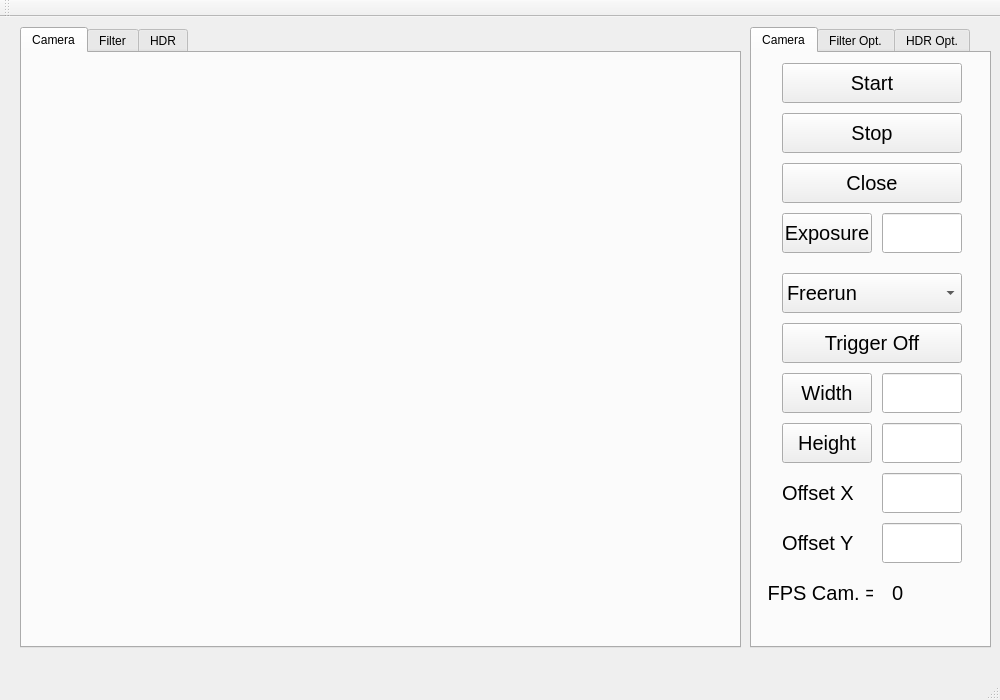
<?xml version="1.0" encoding="UTF-8"?>
<ui version="4.0">
 <class>MainWindow</class>
 <widget class="QMainWindow" name="MainWindow">
  <property name="geometry">
   <rect>
    <x>0</x>
    <y>0</y>
    <width>1000</width>
    <height>700</height>
   </rect>
  </property>
  <property name="minimumSize">
   <size>
    <width>1000</width>
    <height>700</height>
   </size>
  </property>
  <property name="maximumSize">
   <size>
    <width>1000</width>
    <height>700</height>
   </size>
  </property>
  <property name="windowTitle">
   <string>CameraView</string>
  </property>
  <widget class="QWidget" name="centralWidget">
   <widget class="QTabWidget" name="tab_images">
    <property name="geometry">
     <rect>
      <x>20</x>
      <y>10</y>
      <width>721</width>
      <height>621</height>
     </rect>
    </property>
    <property name="currentIndex">
     <number>0</number>
    </property>
    <widget class="QWidget" name="camera">
     <attribute name="title">
      <string>Camera</string>
     </attribute>
     <widget class="QLabel" name="lbl_camera_img">
      <property name="geometry">
       <rect>
        <x>20</x>
        <y>10</y>
        <width>680</width>
        <height>560</height>
       </rect>
      </property>
      <property name="text">
       <string/>
      </property>
     </widget>
    </widget>
    <widget class="QWidget" name="calculate">
     <attribute name="title">
      <string>Filter</string>
     </attribute>
     <widget class="QLabel" name="lbl_calculate_img">
      <property name="geometry">
       <rect>
        <x>20</x>
        <y>10</y>
        <width>680</width>
        <height>560</height>
       </rect>
      </property>
      <property name="text">
       <string/>
      </property>
     </widget>
    </widget>
    <widget class="QWidget" name="HDR">
     <attribute name="title">
      <string>HDR</string>
     </attribute>
     <widget class="QLabel" name="lbl_hdr_img">
      <property name="geometry">
       <rect>
        <x>20</x>
        <y>10</y>
        <width>680</width>
        <height>560</height>
       </rect>
      </property>
      <property name="text">
       <string/>
      </property>
     </widget>
    </widget>
   </widget>
   <widget class="QTabWidget" name="tabWidget">
    <property name="geometry">
     <rect>
      <x>750</x>
      <y>10</y>
      <width>241</width>
      <height>621</height>
     </rect>
    </property>
    <property name="currentIndex">
     <number>0</number>
    </property>
    <widget class="QWidget" name="tab_camera">
     <attribute name="title">
      <string>Camera</string>
     </attribute>
     <widget class="QPushButton" name="btn_trigger">
      <property name="geometry">
       <rect>
        <x>30</x>
        <y>270</y>
        <width>180</width>
        <height>40</height>
       </rect>
      </property>
      <property name="font">
       <font>
        <pointsize>15</pointsize>
       </font>
      </property>
      <property name="text">
       <string>Trigger Off</string>
      </property>
     </widget>
     <widget class="QPushButton" name="btn_close">
      <property name="geometry">
       <rect>
        <x>30</x>
        <y>110</y>
        <width>180</width>
        <height>40</height>
       </rect>
      </property>
      <property name="font">
       <font>
        <pointsize>15</pointsize>
       </font>
      </property>
      <property name="text">
       <string>Close</string>
      </property>
     </widget>
     <widget class="QLineEdit" name="lbl_height">
      <property name="geometry">
       <rect>
        <x>130</x>
        <y>370</y>
        <width>80</width>
        <height>40</height>
       </rect>
      </property>
      <property name="font">
       <font>
        <pointsize>15</pointsize>
       </font>
      </property>
      <property name="text">
       <string/>
      </property>
     </widget>
     <widget class="QPushButton" name="btn_stop">
      <property name="geometry">
       <rect>
        <x>30</x>
        <y>60</y>
        <width>180</width>
        <height>40</height>
       </rect>
      </property>
      <property name="font">
       <font>
        <pointsize>15</pointsize>
       </font>
      </property>
      <property name="text">
       <string>Stop</string>
      </property>
     </widget>
     <widget class="QPushButton" name="btn_start">
      <property name="geometry">
       <rect>
        <x>30</x>
        <y>10</y>
        <width>180</width>
        <height>40</height>
       </rect>
      </property>
      <property name="font">
       <font>
        <pointsize>15</pointsize>
       </font>
      </property>
      <property name="text">
       <string>Start</string>
      </property>
     </widget>
     <widget class="QComboBox" name="comb_trigger_mode">
      <property name="geometry">
       <rect>
        <x>30</x>
        <y>220</y>
        <width>180</width>
        <height>40</height>
       </rect>
      </property>
      <property name="font">
       <font>
        <pointsize>15</pointsize>
       </font>
      </property>
      <property name="layoutDirection">
       <enum>Qt::LeftToRight</enum>
      </property>
      <item>
       <property name="text">
        <string>Freerun</string>
       </property>
      </item>
      <item>
       <property name="text">
        <string>Line1</string>
       </property>
      </item>
     </widget>
     <widget class="QLineEdit" name="lbl_width">
      <property name="geometry">
       <rect>
        <x>130</x>
        <y>320</y>
        <width>80</width>
        <height>40</height>
       </rect>
      </property>
      <property name="font">
       <font>
        <pointsize>15</pointsize>
       </font>
      </property>
      <property name="text">
       <string/>
      </property>
     </widget>
     <widget class="QLineEdit" name="lbl_exposure">
      <property name="geometry">
       <rect>
        <x>130</x>
        <y>160</y>
        <width>80</width>
        <height>40</height>
       </rect>
      </property>
      <property name="font">
       <font>
        <pointsize>15</pointsize>
       </font>
      </property>
      <property name="text">
       <string/>
      </property>
     </widget>
     <widget class="QLabel" name="lbl_fps_camera">
      <property name="geometry">
       <rect>
        <x>140</x>
        <y>520</y>
        <width>81</width>
        <height>40</height>
       </rect>
      </property>
      <property name="font">
       <font>
        <pointsize>15</pointsize>
       </font>
      </property>
      <property name="text">
       <string>0</string>
      </property>
     </widget>
     <widget class="QLabel" name="const_lbl_fps_camera">
      <property name="geometry">
       <rect>
        <x>10</x>
        <y>520</y>
        <width>111</width>
        <height>40</height>
       </rect>
      </property>
      <property name="font">
       <font>
        <pointsize>15</pointsize>
       </font>
      </property>
      <property name="text">
       <string> FPS Cam. = </string>
      </property>
     </widget>
     <widget class="QLineEdit" name="lbl_offset_y">
      <property name="geometry">
       <rect>
        <x>130</x>
        <y>470</y>
        <width>80</width>
        <height>40</height>
       </rect>
      </property>
      <property name="font">
       <font>
        <pointsize>15</pointsize>
       </font>
      </property>
      <property name="text">
       <string/>
      </property>
     </widget>
     <widget class="QLineEdit" name="lbl_offset_x">
      <property name="geometry">
       <rect>
        <x>130</x>
        <y>420</y>
        <width>80</width>
        <height>40</height>
       </rect>
      </property>
      <property name="font">
       <font>
        <pointsize>15</pointsize>
       </font>
      </property>
      <property name="text">
       <string/>
      </property>
     </widget>
     <widget class="QPushButton" name="btn_exposure">
      <property name="geometry">
       <rect>
        <x>30</x>
        <y>160</y>
        <width>90</width>
        <height>40</height>
       </rect>
      </property>
      <property name="font">
       <font>
        <pointsize>15</pointsize>
       </font>
      </property>
      <property name="text">
       <string>Exposure</string>
      </property>
     </widget>
     <widget class="QLabel" name="const_offset_y">
      <property name="geometry">
       <rect>
        <x>30</x>
        <y>470</y>
        <width>81</width>
        <height>40</height>
       </rect>
      </property>
      <property name="font">
       <font>
        <pointsize>15</pointsize>
       </font>
      </property>
      <property name="text">
       <string>Offset Y</string>
      </property>
     </widget>
     <widget class="QPushButton" name="btn_width">
      <property name="geometry">
       <rect>
        <x>30</x>
        <y>320</y>
        <width>90</width>
        <height>40</height>
       </rect>
      </property>
      <property name="font">
       <font>
        <pointsize>15</pointsize>
       </font>
      </property>
      <property name="text">
       <string>Width</string>
      </property>
     </widget>
     <widget class="QPushButton" name="btn_height">
      <property name="geometry">
       <rect>
        <x>30</x>
        <y>370</y>
        <width>90</width>
        <height>40</height>
       </rect>
      </property>
      <property name="font">
       <font>
        <pointsize>15</pointsize>
       </font>
      </property>
      <property name="text">
       <string>Height</string>
      </property>
     </widget>
     <widget class="QLabel" name="const_offset_x">
      <property name="geometry">
       <rect>
        <x>30</x>
        <y>420</y>
        <width>81</width>
        <height>40</height>
       </rect>
      </property>
      <property name="font">
       <font>
        <pointsize>15</pointsize>
       </font>
      </property>
      <property name="text">
       <string>Offset X</string>
      </property>
     </widget>
    </widget>
    <widget class="QWidget" name="tab_convol">
     <attribute name="title">
      <string>Filter Opt.</string>
     </attribute>
     <widget class="QLabel" name="lbl_fps_filter">
      <property name="geometry">
       <rect>
        <x>140</x>
        <y>110</y>
        <width>81</width>
        <height>40</height>
       </rect>
      </property>
      <property name="font">
       <font>
        <pointsize>15</pointsize>
       </font>
      </property>
      <property name="text">
       <string>0</string>
      </property>
     </widget>
     <widget class="QLabel" name="const_lbl_fps_filter">
      <property name="geometry">
       <rect>
        <x>10</x>
        <y>110</y>
        <width>111</width>
        <height>40</height>
       </rect>
      </property>
      <property name="font">
       <font>
        <pointsize>15</pointsize>
       </font>
      </property>
      <property name="text">
       <string> FPS Conv. = </string>
      </property>
     </widget>
     <widget class="QPushButton" name="btn_start_filter">
      <property name="geometry">
       <rect>
        <x>30</x>
        <y>10</y>
        <width>180</width>
        <height>40</height>
       </rect>
      </property>
      <property name="font">
       <font>
        <pointsize>15</pointsize>
       </font>
      </property>
      <property name="text">
       <string>Start</string>
      </property>
     </widget>
     <widget class="QPushButton" name="btn_stop_filter">
      <property name="geometry">
       <rect>
        <x>30</x>
        <y>60</y>
        <width>180</width>
        <height>40</height>
       </rect>
      </property>
      <property name="font">
       <font>
        <pointsize>15</pointsize>
       </font>
      </property>
      <property name="text">
       <string>Stop</string>
      </property>
     </widget>
    </widget>
    <widget class="QWidget" name="tab_hdr">
     <attribute name="title">
      <string>HDR Opt.</string>
     </attribute>
     <widget class="QPushButton" name="btn_save_img">
      <property name="geometry">
       <rect>
        <x>30</x>
        <y>210</y>
        <width>180</width>
        <height>40</height>
       </rect>
      </property>
      <property name="font">
       <font>
        <pointsize>15</pointsize>
       </font>
      </property>
      <property name="text">
       <string>Save Img.</string>
      </property>
     </widget>
     <widget class="QLineEdit" name="lbl_exposure_start">
      <property name="geometry">
       <rect>
        <x>130</x>
        <y>10</y>
        <width>80</width>
        <height>40</height>
       </rect>
      </property>
      <property name="font">
       <font>
        <pointsize>15</pointsize>
       </font>
      </property>
      <property name="text">
       <string/>
      </property>
     </widget>
     <widget class="QLineEdit" name="lbl_exposure_step">
      <property name="geometry">
       <rect>
        <x>130</x>
        <y>60</y>
        <width>80</width>
        <height>40</height>
       </rect>
      </property>
      <property name="font">
       <font>
        <pointsize>15</pointsize>
       </font>
      </property>
      <property name="text">
       <string/>
      </property>
     </widget>
     <widget class="QLineEdit" name="lbl_quantity_img">
      <property name="geometry">
       <rect>
        <x>130</x>
        <y>110</y>
        <width>80</width>
        <height>40</height>
       </rect>
      </property>
      <property name="font">
       <font>
        <pointsize>15</pointsize>
       </font>
      </property>
      <property name="text">
       <string/>
      </property>
     </widget>
     <widget class="QLabel" name="const_lbl_start_exp">
      <property name="geometry">
       <rect>
        <x>30</x>
        <y>10</y>
        <width>91</width>
        <height>40</height>
       </rect>
      </property>
      <property name="font">
       <font>
        <pointsize>15</pointsize>
       </font>
      </property>
      <property name="text">
       <string>Start Exp.</string>
      </property>
     </widget>
     <widget class="QLabel" name="const_lbl_step_exp">
      <property name="geometry">
       <rect>
        <x>30</x>
        <y>60</y>
        <width>91</width>
        <height>40</height>
       </rect>
      </property>
      <property name="font">
       <font>
        <pointsize>15</pointsize>
       </font>
      </property>
      <property name="text">
       <string>Stept Exp.</string>
      </property>
     </widget>
     <widget class="QLabel" name="const_lbl_quantity">
      <property name="geometry">
       <rect>
        <x>30</x>
        <y>110</y>
        <width>91</width>
        <height>40</height>
       </rect>
      </property>
      <property name="font">
       <font>
        <pointsize>15</pointsize>
        <weight>50</weight>
        <bold>false</bold>
       </font>
      </property>
      <property name="text">
       <string>Quantity</string>
      </property>
     </widget>
     <widget class="QComboBox" name="comb_method_tonemap">
      <property name="geometry">
       <rect>
        <x>30</x>
        <y>260</y>
        <width>180</width>
        <height>40</height>
       </rect>
      </property>
      <property name="font">
       <font>
        <pointsize>15</pointsize>
       </font>
      </property>
      <property name="layoutDirection">
       <enum>Qt::LeftToRight</enum>
      </property>
      <item>
       <property name="text">
        <string>Drago Tonemap</string>
       </property>
      </item>
      <item>
       <property name="text">
        <string>Reinhard Tonemap</string>
       </property>
      </item>
      <item>
       <property name="text">
        <string>Mantiuk Tonemap</string>
       </property>
      </item>
     </widget>
     <widget class="QPushButton" name="btn_calculate_hdr">
      <property name="geometry">
       <rect>
        <x>30</x>
        <y>310</y>
        <width>180</width>
        <height>40</height>
       </rect>
      </property>
      <property name="font">
       <font>
        <pointsize>15</pointsize>
       </font>
      </property>
      <property name="text">
       <string>Calculate HDR</string>
      </property>
     </widget>
     <widget class="QStackedWidget" name="tab_param_tonemap">
      <property name="geometry">
       <rect>
        <x>30</x>
        <y>350</y>
        <width>181</width>
        <height>161</height>
       </rect>
      </property>
      <property name="currentIndex">
       <number>1</number>
      </property>
      <widget class="QWidget" name="param_mantiuk">
       <widget class="QLabel" name="const_lbl_gamma_mant">
        <property name="geometry">
         <rect>
          <x>0</x>
          <y>20</y>
          <width>81</width>
          <height>21</height>
         </rect>
        </property>
        <property name="font">
         <font>
          <pointsize>10</pointsize>
          <weight>75</weight>
          <bold>true</bold>
         </font>
        </property>
        <property name="text">
         <string>Gamma</string>
        </property>
       </widget>
       <widget class="QLabel" name="const_lbl_scale_mant">
        <property name="geometry">
         <rect>
          <x>0</x>
          <y>60</y>
          <width>81</width>
          <height>21</height>
         </rect>
        </property>
        <property name="font">
         <font>
          <pointsize>10</pointsize>
          <weight>75</weight>
          <bold>true</bold>
         </font>
        </property>
        <property name="text">
         <string>Scale</string>
        </property>
       </widget>
       <widget class="QLabel" name="const_lbl_saturation_mant">
        <property name="geometry">
         <rect>
          <x>0</x>
          <y>100</y>
          <width>81</width>
          <height>21</height>
         </rect>
        </property>
        <property name="font">
         <font>
          <pointsize>10</pointsize>
          <weight>75</weight>
          <bold>true</bold>
         </font>
        </property>
        <property name="text">
         <string>Saturation</string>
        </property>
       </widget>
       <widget class="QDoubleSpinBox" name="lbl_gamma_mant">
        <property name="geometry">
         <rect>
          <x>100</x>
          <y>20</y>
          <width>81</width>
          <height>22</height>
         </rect>
        </property>
        <property name="maximum">
         <double>10.000000000000000</double>
        </property>
        <property name="singleStep">
         <double>0.010000000000000</double>
        </property>
        <property name="value">
         <double>1.000000000000000</double>
        </property>
       </widget>
       <widget class="QDoubleSpinBox" name="lbl_scale_mant">
        <property name="geometry">
         <rect>
          <x>100</x>
          <y>60</y>
          <width>81</width>
          <height>22</height>
         </rect>
        </property>
        <property name="maximum">
         <double>2.000000000000000</double>
        </property>
        <property name="singleStep">
         <double>0.010000000000000</double>
        </property>
        <property name="value">
         <double>0.700000000000000</double>
        </property>
       </widget>
       <widget class="QDoubleSpinBox" name="lbl_saturation_mant">
        <property name="geometry">
         <rect>
          <x>100</x>
          <y>100</y>
          <width>81</width>
          <height>22</height>
         </rect>
        </property>
        <property name="maximum">
         <double>10.000000000000000</double>
        </property>
        <property name="singleStep">
         <double>0.010000000000000</double>
        </property>
        <property name="value">
         <double>1.000000000000000</double>
        </property>
       </widget>
      </widget>
      <widget class="QWidget" name="param_drago">
       <widget class="QLabel" name="const_lbl_gamma_drago">
        <property name="geometry">
         <rect>
          <x>0</x>
          <y>20</y>
          <width>81</width>
          <height>21</height>
         </rect>
        </property>
        <property name="font">
         <font>
          <pointsize>10</pointsize>
          <weight>75</weight>
          <bold>true</bold>
         </font>
        </property>
        <property name="text">
         <string>Gamma</string>
        </property>
       </widget>
       <widget class="QLabel" name="const_lbl_bias_drago">
        <property name="geometry">
         <rect>
          <x>0</x>
          <y>100</y>
          <width>81</width>
          <height>21</height>
         </rect>
        </property>
        <property name="font">
         <font>
          <pointsize>10</pointsize>
          <weight>75</weight>
          <bold>true</bold>
         </font>
        </property>
        <property name="text">
         <string>Bias</string>
        </property>
       </widget>
       <widget class="QLabel" name="const_lbl_saturation_drago">
        <property name="geometry">
         <rect>
          <x>0</x>
          <y>60</y>
          <width>81</width>
          <height>21</height>
         </rect>
        </property>
        <property name="font">
         <font>
          <pointsize>10</pointsize>
          <weight>75</weight>
          <bold>true</bold>
         </font>
        </property>
        <property name="text">
         <string>Saturation</string>
        </property>
       </widget>
       <widget class="QDoubleSpinBox" name="lbl_gamma_drago">
        <property name="geometry">
         <rect>
          <x>100</x>
          <y>20</y>
          <width>81</width>
          <height>22</height>
         </rect>
        </property>
        <property name="maximum">
         <double>10.000000000000000</double>
        </property>
        <property name="singleStep">
         <double>0.010000000000000</double>
        </property>
        <property name="value">
         <double>1.000000000000000</double>
        </property>
       </widget>
       <widget class="QDoubleSpinBox" name="lbl_saturation_drago">
        <property name="geometry">
         <rect>
          <x>100</x>
          <y>60</y>
          <width>81</width>
          <height>22</height>
         </rect>
        </property>
        <property name="maximum">
         <double>10.000000000000000</double>
        </property>
        <property name="singleStep">
         <double>0.010000000000000</double>
        </property>
        <property name="value">
         <double>1.000000000000000</double>
        </property>
       </widget>
       <widget class="QDoubleSpinBox" name="lbl_bias_drago">
        <property name="geometry">
         <rect>
          <x>100</x>
          <y>100</y>
          <width>81</width>
          <height>22</height>
         </rect>
        </property>
        <property name="maximum">
         <double>1.000000000000000</double>
        </property>
        <property name="singleStep">
         <double>0.010000000000000</double>
        </property>
        <property name="value">
         <double>0.850000000000000</double>
        </property>
       </widget>
      </widget>
      <widget class="QWidget" name="param_reinhard">
       <widget class="QLabel" name="const_lbl_light_adapt_reinhard">
        <property name="geometry">
         <rect>
          <x>0</x>
          <y>100</y>
          <width>81</width>
          <height>21</height>
         </rect>
        </property>
        <property name="font">
         <font>
          <pointsize>10</pointsize>
          <weight>75</weight>
          <bold>true</bold>
         </font>
        </property>
        <property name="text">
         <string>Light adapt</string>
        </property>
       </widget>
       <widget class="QLabel" name="const_lbl_gamma_reinhard">
        <property name="geometry">
         <rect>
          <x>0</x>
          <y>20</y>
          <width>81</width>
          <height>21</height>
         </rect>
        </property>
        <property name="font">
         <font>
          <pointsize>10</pointsize>
          <weight>75</weight>
          <bold>true</bold>
         </font>
        </property>
        <property name="text">
         <string>Gamma</string>
        </property>
       </widget>
       <widget class="QLabel" name="const_lbl_intensity_reinhard">
        <property name="geometry">
         <rect>
          <x>0</x>
          <y>60</y>
          <width>81</width>
          <height>21</height>
         </rect>
        </property>
        <property name="font">
         <font>
          <pointsize>10</pointsize>
          <weight>75</weight>
          <bold>true</bold>
         </font>
        </property>
        <property name="text">
         <string>Intensity</string>
        </property>
       </widget>
       <widget class="QLabel" name="const_lbl_color_adapt_reinhard">
        <property name="geometry">
         <rect>
          <x>0</x>
          <y>140</y>
          <width>81</width>
          <height>21</height>
         </rect>
        </property>
        <property name="font">
         <font>
          <pointsize>10</pointsize>
          <weight>75</weight>
          <bold>true</bold>
         </font>
        </property>
        <property name="text">
         <string>Color adapt</string>
        </property>
       </widget>
       <widget class="QDoubleSpinBox" name="lbl_gamma_reinhard">
        <property name="geometry">
         <rect>
          <x>100</x>
          <y>20</y>
          <width>81</width>
          <height>22</height>
         </rect>
        </property>
        <property name="singleStep">
         <double>0.010000000000000</double>
        </property>
        <property name="value">
         <double>1.000000000000000</double>
        </property>
       </widget>
       <widget class="QDoubleSpinBox" name="lbl_intensity_reinhard">
        <property name="geometry">
         <rect>
          <x>100</x>
          <y>60</y>
          <width>81</width>
          <height>22</height>
         </rect>
        </property>
        <property name="minimum">
         <double>-8.000000000000000</double>
        </property>
        <property name="maximum">
         <double>8.000000000000000</double>
        </property>
        <property name="singleStep">
         <double>0.010000000000000</double>
        </property>
       </widget>
       <widget class="QDoubleSpinBox" name="lbl_light_adapt_reinhard">
        <property name="geometry">
         <rect>
          <x>100</x>
          <y>100</y>
          <width>81</width>
          <height>22</height>
         </rect>
        </property>
        <property name="maximum">
         <double>1.000000000000000</double>
        </property>
        <property name="singleStep">
         <double>0.010000000000000</double>
        </property>
        <property name="value">
         <double>1.000000000000000</double>
        </property>
       </widget>
       <widget class="QDoubleSpinBox" name="lbl_color_adapt_reinhard">
        <property name="geometry">
         <rect>
          <x>100</x>
          <y>140</y>
          <width>81</width>
          <height>22</height>
         </rect>
        </property>
        <property name="maximum">
         <double>1.000000000000000</double>
        </property>
        <property name="singleStep">
         <double>0.010000000000000</double>
        </property>
       </widget>
      </widget>
     </widget>
     <widget class="QProgressBar" name="lbl_progressBar">
      <property name="geometry">
       <rect>
        <x>30</x>
        <y>540</y>
        <width>181</width>
        <height>23</height>
       </rect>
      </property>
      <property name="value">
       <number>0</number>
      </property>
      <property name="alignment">
       <set>Qt::AlignCenter</set>
      </property>
     </widget>
     <widget class="QLineEdit" name="lbl_dir_name">
      <property name="geometry">
       <rect>
        <x>130</x>
        <y>160</y>
        <width>80</width>
        <height>40</height>
       </rect>
      </property>
      <property name="font">
       <font>
        <pointsize>15</pointsize>
       </font>
      </property>
      <property name="text">
       <string/>
      </property>
     </widget>
     <widget class="QPushButton" name="btn_make_dir">
      <property name="geometry">
       <rect>
        <x>30</x>
        <y>160</y>
        <width>91</width>
        <height>40</height>
       </rect>
      </property>
      <property name="font">
       <font>
        <pointsize>15</pointsize>
       </font>
      </property>
      <property name="text">
       <string>Make Dir.</string>
      </property>
     </widget>
    </widget>
   </widget>
  </widget>
  <widget class="QMenuBar" name="menuBar">
   <property name="geometry">
    <rect>
     <x>0</x>
     <y>0</y>
     <width>1000</width>
     <height>21</height>
    </rect>
   </property>
  </widget>
  <widget class="QToolBar" name="mainToolBar">
   <attribute name="toolBarArea">
    <enum>TopToolBarArea</enum>
   </attribute>
   <attribute name="toolBarBreak">
    <bool>false</bool>
   </attribute>
  </widget>
  <widget class="QStatusBar" name="statusBar"/>
 </widget>
 <layoutdefault spacing="6" margin="11"/>
 <resources/>
 <connections/>
</ui>
